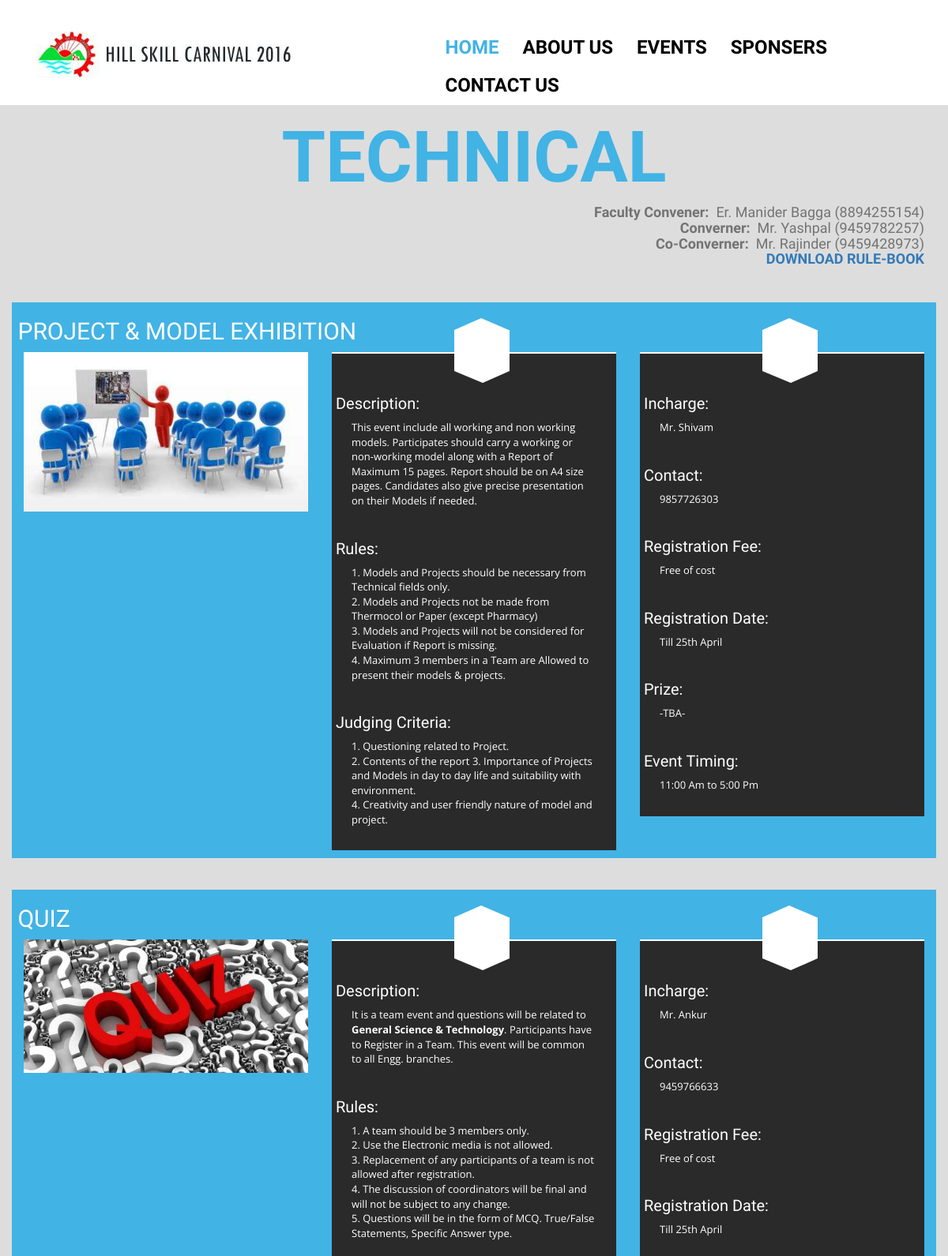
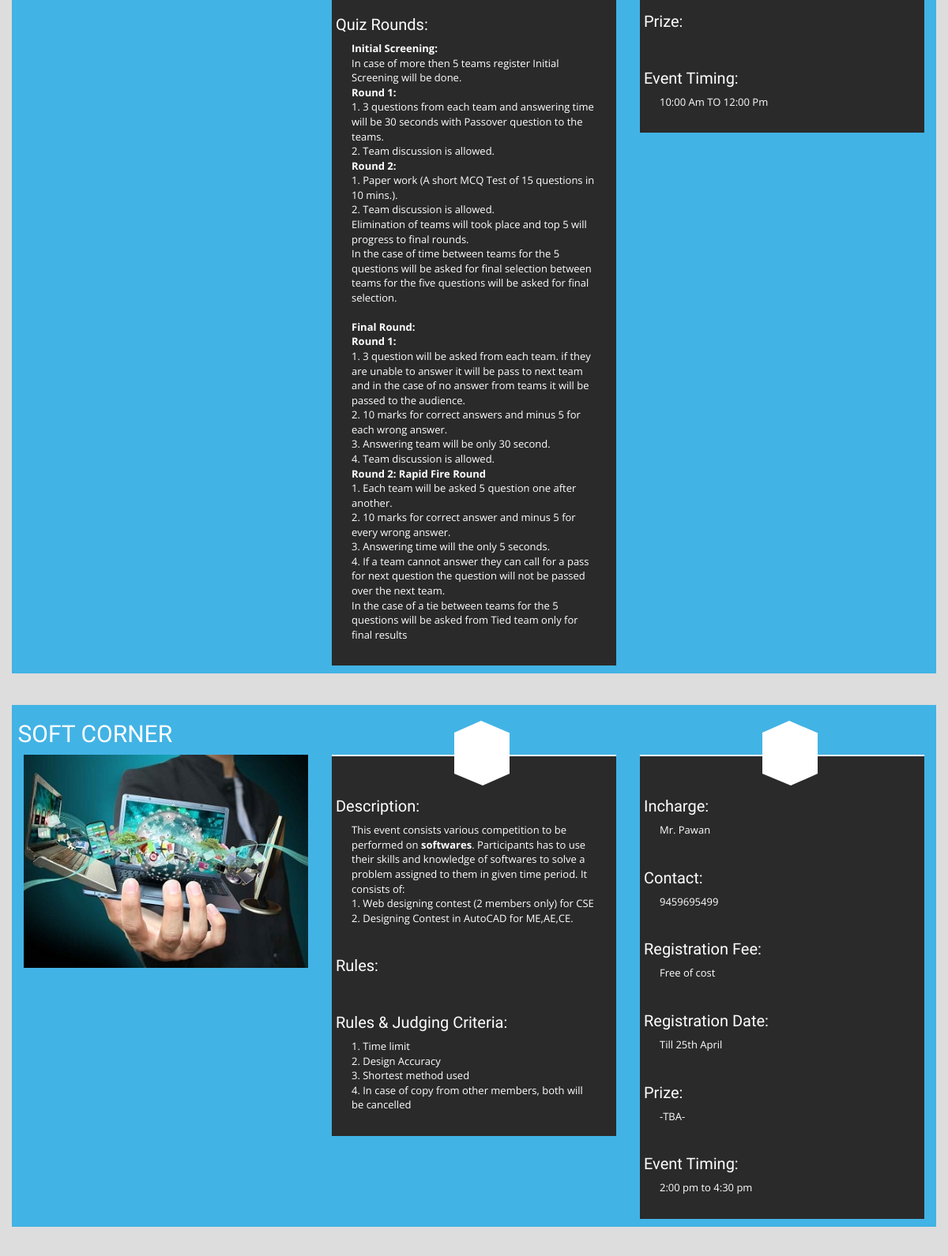
/event.php?event=TECHNICAL (upper part), run on the app's committed database (2 pictures, top to bottom).
### tables this page shows
CREATE TABLE IF NOT EXISTS `mainevents` (
  `id` int(5) NOT NULL AUTO_INCREMENT,
  `event` varchar(20) NOT NULL,
  `shead` varchar(30) NOT NULL,
  `thead` varchar(30) NOT NULL,
  `contact` varchar(30) NOT NULL,
  `rulebook` varchar(30) NOT NULL,
  PRIMARY KEY (`id`)
);

CREATE TABLE IF NOT EXISTS `event` (
  `id` int(30) NOT NULL AUTO_INCREMENT,
  `event` varchar(20) NOT NULL,
  `name` varchar(50) NOT NULL,
  `sname` varchar(30) NOT NULL,
  `contact` varchar(30) NOT NULL,
  `rules` varchar(500) NOT NULL,
  `des` varchar(400) NOT NULL,
  `otherAtt` varchar(50) NOT NULL,
  `other` varchar(3000) NOT NULL,
  `prize` varchar(30) NOT NULL,
  `regfee` varchar(20) NOT NULL,
  `regdate` varchar(30) NOT NULL,
  `timing` varchar(30) NOT NULL,
  `img` varchar(30) NOT NULL,
  `day` varchar(5) NOT NULL,
  `status` varchar(10) NOT NULL,
  PRIMARY KEY (`id`)
);

### event.php (the view, shortened to what this page needs)
<?php
include('header.php');
?>
<?php
require_once('connect.php');
if(!$event=$_GET['event'])
{
header('Location: index.html');
}
 $result=mysql_query("SELECT * FROM mainevents WHERE event='$event'",$link);
while($row=mysql_fetch_assoc($result))
{
		echo"<section class='about text-center' style='background-color:#ddd;'><br><br><br><br><br>
                            <div class='container' >
						<h2>".$row['event']."</h2>
						<h4 style='text-align:right;font-size:18px;'><b>Faculty Convener: </b>&nbsp".$row['thead']."<br><b>Converner:</b>&nbsp ".$row['shead']."<br><b>Co-Converner: </b>&nbsp".$row['contact']."  <br><a href=".$row['rulebook']."><b>DOWNLOAD RULE-BOOK</b></a> </h4> ";}
              $row=mysql_query("SELECT * FROM event WHERE (event='$event')",$link);
                     while($result=mysql_fetch_assoc($row))
                         {    echo"
                                    <div class='row' style='background-color:#42b3e5;'>
                                          <h3 style='text-align:left; color:#fff;font-size:30px;'>&nbsp".$result['name']."</h3>
                                            <div class='col-md-4 col-sm-6' >
							<div class='single-about-detail clearfix'>
								<div class='about-img'>
									<img src='img/event/".$result['img'].".jpg' alt=''>
								</div>
							</div>
						</div>
						<div class='col-md-4 col-sm-6'>
							<div class='single-about-detail'>
								<div class='about-details'>
									<div class='pentagon-text'>
									</div>
									<h3 style='font-size:20px; text-align:left;'>&nbspDescription:</h3>
									<p style='text-align:left;'>".$result['des']."</p>
                                                                        <h3 style='font-size:20px; text-align:left;'>&nbspRules:</h3>
									<p style='text-align:left;'>".$result['rules']."</p>
                                                                        <h3 style='font-size:20px; text-align:left;'>&nbsp".$result['otherAtt']."</h3>
									<p style='text-align:left;'>".$result['other']."</p>
								</div>
							</div>
						</div>
						<div class='col-md-4 col-sm-6'>
							<div class='single-about-detail'>
								<div class='about-details'>
									<div class='pentagon-text'>
									</div>
									<h3 style='font-size:20px; text-align:left; '>&nbspIncharge:</h3>
									<p style='text-align:left;'>".$result['sname']."</p>
                                                                        <h3 style='font-size:20px; text-align:left;'>&nbspContact:</h3>
									<p style='text-align:left;'>".$result['contact']."</p>
                                                                         <h3 style='font-size:20px; text-align:left;'>&nbspRegistration Fee:</h3>
									<p style='text-align:left;'>".$result['regfee']."</p>
                                                                         <h3 style='font-size:20px; text-align:left;'>&nbspRegistration Date:</h3>
									<p style='text-align:left;'>".$result['regdate']."</p>
                                                                        <h3 style='font-size:20px; text-align:left;'>&nbspPrize:</h3>
									<p style='text-align:left;'>".$result['prize']."</p>
                                                                         <h3 style='font-size:20px; text-align:left;'>&nbspEvent Timing:</h3>
									<p style='text-align:left;'>".$result['timing']."</p>
								</div>
							</div>
						</div
					</div>
			</div><br><br>";}
			echo"	</section>
";
?>
<?php
include('footer.php');
?>

### header.php (shortened to what this page needs)
<!DOCTYPE html>
<html lang="en">
<head>
	<link rel="stylesheet" href="css/font-awesome.min.css">
	<link rel="stylesheet" href="css/bootstrap.min.css">
	<link rel="stylesheet" href="css/style.css">
</head>
<body>
	<header class="top-header">
		<div class="container">
			<div class="row">
				<div class="col-xs-5 header-logo">
					<br><br>
					<a href="index.php"><img src="img/logo2.jpg" alt="" class="img-responsive logo"></a>
				</div>
				<div class="col-md-7">
					<nav class="navbar navbar-default">
					  <div class="container-fluid nav-bar">
					    <div class="collapse navbar-collapse" id="bs-example-navbar-collapse-1">
					      <ul class="nav navbar-nav navbar-right">
					        <li><a class="menu active" href="index.php" >Home</a></li>
					        <li><a class="menu" href="index.php#about">about us</a></li>
					        <li><a class="menu" href="index.php#events">Events</a></li>
					        <li><a class="menu" href="index.php#service">Sponsers</a></li>
					        <li><a class="menu" href="index.php#contact"> contact us</a></li>
					      </ul>
					    </div>
					  </div>
					</nav>
				</div>
			</div>
		</div>
	</header>

### footer.php (shortened to what this page needs)
</body>
</html>

### css/style.css (style rules this page uses)
body { margin: 0; padding: 0; font-family: 'BenchNine', sans-serif; }
li { list-style: none; }
a:hover, a:visited, a { text-decoration: none; }
h1, h2 { text-transform: uppercase; font-weight: bold; }
.top-header { background: #fff !important; position: fixed; width: 100%; z-index: 99999; }
.top-header img.logo { margin-bottom: 15px; margin-top: 0; transition:all .5s ease 0s; -webkit-transition:all .5s ease 0s; -moz-transition:all .5s ease 0s; -o-transition:all .5s ease 0s; -ms-transition:all .5s ease 0s; }
.navbar-default { background-color: transparent; border-color: transparent; margin-bottom: 0; margin-top: 8px; transition:all .5s ease 0s; -webkit-transition:all .5s ease 0s; -moz-transition:all .5s ease 0s; -o-transition:all .5s ease 0s; -ms-transition:all .5s ease 0s; }
.nav-bar { margin-top: 27px; }
ul.nav { margin: 0; padding: 0; }
.navbar-default .navbar-nav>li>a { font-size: 24px; color: #000; text-transform: uppercase; transition: all .7s ease 0s; -webkit-transition: all .7s ease 0s; -moz-transition: all .7s ease 0s; -o-transition: all .7s ease 0s; -ms-transition: all .7s ease 0s; padding: 14px 15px; font-weight: bold; }
li a.active { color: #42b3e5 !important; }
.about h2 { font-size: 90px; color: #42b3e5; margin-top: 50px; }
.about h4 { font-size: 24px; color: #737373; margin-bottom: 45px; }
.about-img img { width: 100%; }
.single-about-detail { position: relative; }
.pentagon-text { width: 70px; height: 52px; background: #fff; position: relative; top: -30px; left: 43%; }
.pentagon-text:before { content: ""; position: absolute; top: -15px; left: 0; width: 0; height: 0; border-left: 34px solid transparent; border-right: 35px solid transparent; border-bottom: 15px solid #fff; }
.pentagon-text:after { content: ""; position: absolute; bottom: -15px; left: 0; width: 0; height: 0px; border-left: 36px solid transparent; border-right: 34px solid transparent; border-top: 15px solid #fff; }
.about-details { background: #2a2a2a; border-top: 2px solid #fff; transition: all .7s ease 0s; -webkit-transition: all .7s ease 0s; -moz-transition: all .7s ease 0s; -o-transition: all .7s ease 0s; -ms-transition: all .7s ease 0s; }
.about-details h3 { font-size: 36px; color: #fff; margin-top: 0; }
.about-details p { font-size: 13px; color: #fff; font-family: 'Open Sans', sans-serif; padding: 0 25px; padding-bottom: 30px; }
html, body, .carousel, .carousel-inner, .carousel-inner .item { height: 100%; }

### data on the page
mainevents: event "TECHNICAL", thead "Er. Manider Bagga (8894255154)", shead "Mr. Yashpal (9459782257)", contact "Mr. Rajinder (9459428973)"
event: name "PROJECT & MODEL EXHIBITION", img (picture), des "This event include all working and non working models. Participates should carry a working or non-working model along with a Report of Maximum 15 pages. Report should be on A4 size pages. Candidates also give precise presentation on their Models if needed.", rules "1. Models and Projects should be necessary from Technical fields only. 2. Models and Projects not be made from Thermocol or Paper (except Pharmacy) 3. Models and Projects will not be considered for Evaluation if Report is missing. 4. Maximum 3 members in a Team are Allowed to present their models & projects.", otherAtt "Judging Criteria:", other "1. Questioning related to Project. 2. Contents of the report 3. Importance of Projects and Models in day to day life and suitability with environment. 4. Creativity and user friendly nature of model and project.", sname "Mr. Shivam", contact "9857726303", regfee "Free of cost", regdate "Till 25th April", prize "-TBA-", timing "11:00 Am to 5:00 Pm"
event: name "QUIZ", img (picture), des "It is a team event and questions will be related to General Science & Technology . Participants have to Register in a Team. This event will be common to all Engg. branches.", rules "1. A team should be 3 members only. 2. Use the Electronic media is not allowed. 3. Replacement of any participants of a team is not allowed after registration. 4. The discussion of coordinators will be final and will not be subject to any change. 5. Questions will be in the form of MCQ. True/False Statements, Specific Answer type.", otherAtt "Quiz Rounds:", other "Initial Screening: In case of more then 5 teams register Initial Screening will be done. Round 1: 1. 3 questions from each team and answering time will be 30 seconds with Passover question to the teams. 2. Team discussion is allowed. Round 2: 1. Paper work (A short MCQ Test of 15 questions in 10 mins.). 2. Team discussion is allowed. Elimination of teams will took place and top 5 will progress to final rounds. In the case of time between teams for the 5 questions will be asked for final selection between teams for the five questions will be asked for final selection. Final Round: Round 1: 1. 3 question will be asked from each team. if they are unable to answer it will be pass to next team…", sname "Mr. Ankur", contact "9459766633", regfee "Free of cost", regdate "Till 25th April", timing "10:00 Am TO 12:00 Pm"
event: name "SOFT CORNER", img (picture), des "This event consists various competition to be performed on softwares . Participants has to use their skills and knowledge of softwares to solve a problem assigned to them in given time period. It consists of: 1. Web designing contest (2 members only) for CSE 2. Designing Contest in AutoCAD for ME,AE,CE.", otherAtt "Rules & Judging Criteria:", other "1. Time limit 2. Design Accuracy 3. Shortest method used 4. In case of copy from other members, both will be cancelled", sname "Mr. Pawan", contact "9459695499", regfee "Free of cost", regdate "Till 25th April", prize "-TBA-", timing "2:00 pm to 4:30 pm"
